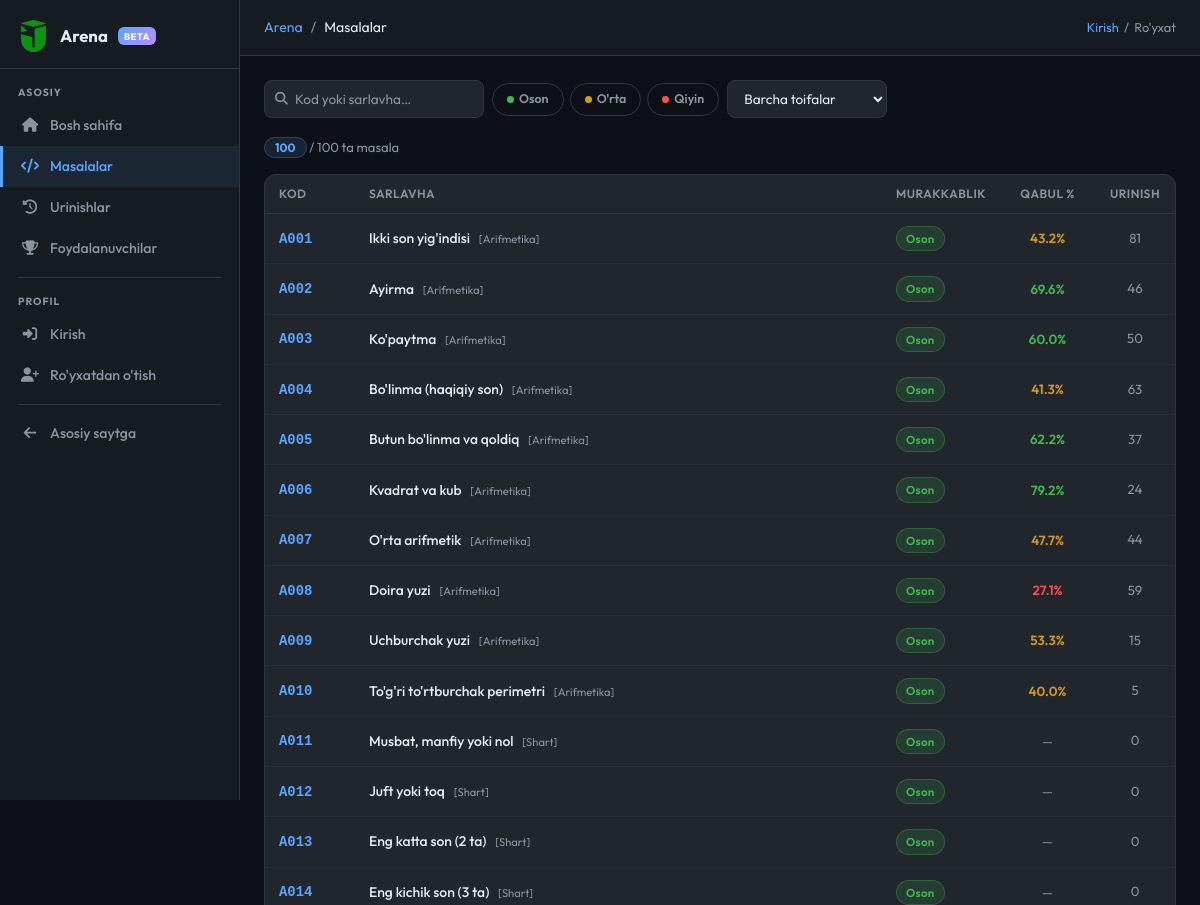
Before: /arena/problems (upper part) with the older database file.
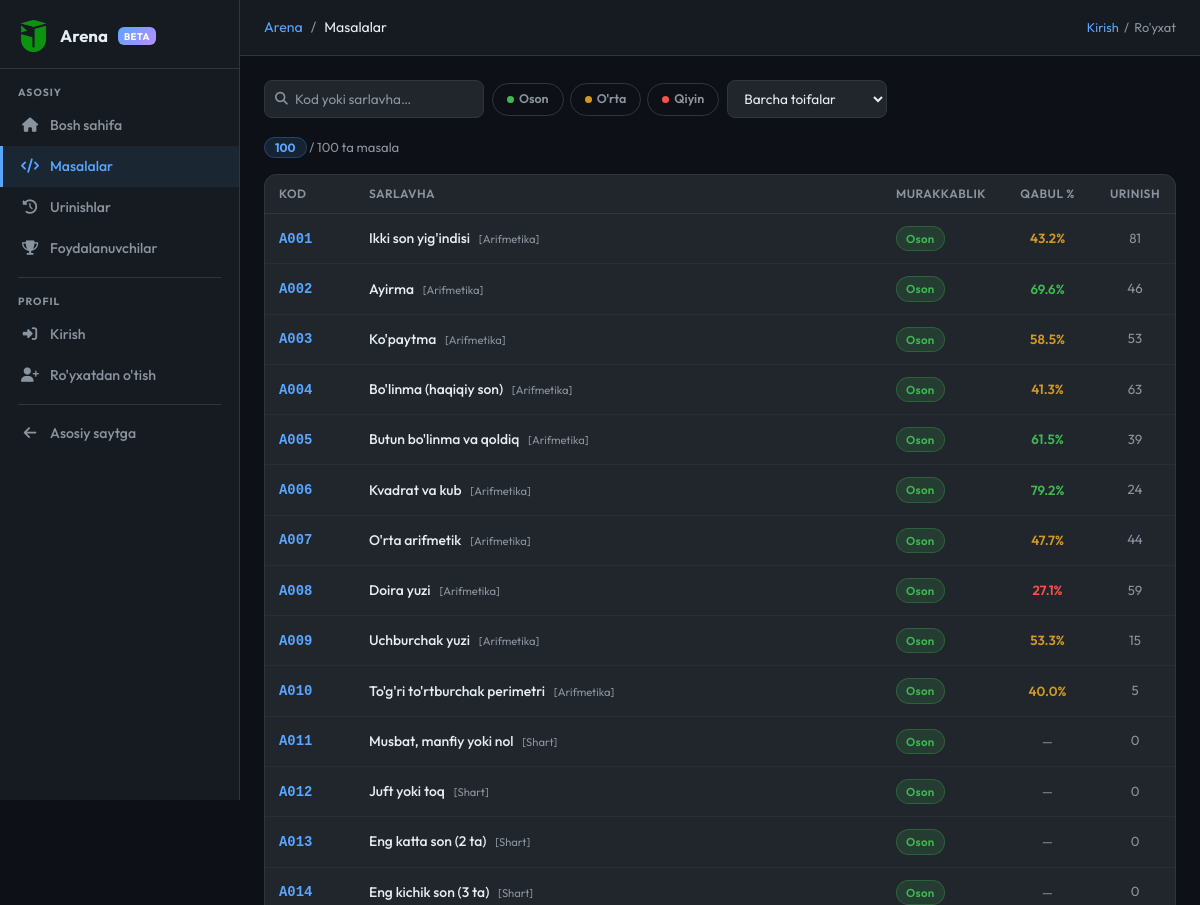
After: the same page with the newer database file.
### models.py (models this page shows)
class ArenaProblem(db.Model):
    __tablename__ = 'arena_problems'
    id = db.Column(db.Integer, primary_key=True)
    code = db.Column(db.String(10), unique=True, nullable=False)  # A001, M005
    title = db.Column(db.String(200), nullable=False)
    description = db.Column(db.Text, nullable=False)
    input_format = db.Column(db.Text, default='')
    output_format = db.Column(db.Text, default='')
    constraints = db.Column(db.Text, default='')
    examples = db.Column(db.Text, default='[]')  # JSON: [{input, output, explanation}]
    hidden_tests = db.Column(db.Text, default='[]')  # JSON: [{input, output}] — foydalanuvchiga ko'rsatilmaydi
    difficulty = db.Column(db.String(10), default='easy')   # easy / medium / hard
    category = db.Column(db.String(50), default='general')
    correct_answer = db.Column(db.Text, default='')          # for auto-grading
    time_limit = db.Column(db.Float, default=1.0)            # seconds (display)
    memory_limit = db.Column(db.Integer, default=256)        # MB (display)
    is_active = db.Column(db.Boolean, default=True)
    created_at = db.Column(db.DateTime, default=tashkent_now)
    accepted_count = db.Column(db.Integer, default=0)
    submission_count = db.Column(db.Integer, default=0)
    submissions = db.relationship('ArenaSubmission', backref='problem', lazy='dynamic')
    __table_args__ = (
        db.Index('ix_arena_problem_difficulty', 'difficulty'),
        db.Index('ix_arena_problem_category', 'category'),
        db.Index('ix_arena_problem_active', 'is_active'),
    )

### routes/arena.py (the view)
@arena_bp.route('/problems')
def problems():
    diff     = request.args.get('diff', '')
    cat      = request.args.get('cat', '')
    status_f = request.args.get('status', '')   # solved / unsolved / ''
    search   = request.args.get('q', '').strip()
    q = ArenaProblem.query.filter_by(is_active=True)
    if diff in ('easy', 'medium', 'hard'):
        q = q.filter_by(difficulty=diff)
    if cat:
        q = q.filter_by(category=cat)
    if search:
        q = q.filter(ArenaProblem.title.ilike(f'%{search}%') |
                     ArenaProblem.code.ilike(f'%{search}%'))
    q = q.order_by(ArenaProblem.code)
    all_problems = q.all()
    uid = session.get('arena_user_id')
    solved_ids   = _accepted_set(uid) if uid else set()
    attempted_ids = (_attempted_set(uid) - solved_ids) if uid else set()
    if status_f == 'solved':
        all_problems = [p for p in all_problems if p.id in solved_ids]
    elif status_f == 'unsolved':
        all_problems = [p for p in all_problems if p.id not in solved_ids]
    cats = (db.session.query(ArenaProblem.category)
            .filter_by(is_active=True)
            .distinct()
            .order_by(ArenaProblem.category).all())
    categories = [c[0] for c in cats if c[0]]
    return render_template('arena/problems.html',
                           problems=all_problems,
                           solved_ids=solved_ids,
                           attempted_ids=attempted_ids,
                           categories=categories,
                           current_diff=diff,
                           current_cat=cat,
                           current_status=status_f,
                           search=search)

### routes/arena.py (called while the page is built)
def _current_user():
    uid = session.get('arena_user_id')
    if not uid:
        return None
    return ArenaUser.query.get(uid)

@arena_bp.context_processor
def _inject():
    u = _current_user()
    if u:
        u.last_seen = tashkent_now()
        try:
            db.session.commit()
        except Exception:
            db.session.rollback()
    return dict(arena_user=u)

### templates/arena/problems.html (shortened to what this page needs)
{% extends "arena/base.html" %}
{% block breadcrumb %}<li class="breadcrumb-item active">Masalalar</li>{% endblock %}
{% block content %}
<div class="filter-bar">
  <div class="search-wrap">
    <input class="ar-filter-input" id="fSearch" type="text"
           placeholder="Kod yoki sarlavha…" style="width:220px;"
           value="{{ search }}" autocomplete="off">
  </div>
  <div class="diff-pills">
    <button class="diff-pill" data-diff="easy"
            data-active="{{ '1' if current_diff=='easy' else '0' }}">
      <span style="width:7px;height:7px;border-radius:50%;background:var(--ar-green);display:inline-block;"></span>
      Oson
    </button>
    <button class="diff-pill" data-diff="medium"
            data-active="{{ '1' if current_diff=='medium' else '0' }}">
      <span style="width:7px;height:7px;border-radius:50%;background:var(--ar-yellow);display:inline-block;"></span>
      O'rta
    </button>
    <button class="diff-pill" data-diff="hard"
            data-active="{{ '1' if current_diff=='hard' else '0' }}">
      <span style="width:7px;height:7px;border-radius:50%;background:var(--ar-red);display:inline-block;"></span>
      Qiyin
    </button>
  </div>
  {% if categories %}
  <select class="ar-filter-input" id="fCat" style="width:160px;">
    <option value="">Barcha toifalar</option>
  </select>
  {% endif %}
</div>
<div class="d-flex align-items-center gap-3 mb-3" style="font-size:.82rem; color:var(--ar-muted);">
  <span>
    <span id="visibleCount" class="count-badge">{{ problems|length }}</span>
    / {{ problems|length }} ta masala
  </span>
</div>
<div class="ar-card">
  <table class="ar-table" id="problemTable">
    <thead><tr>
      <th style="width:90px">Kod</th>
      <th>Sarlavha</th>
      <th style="width:115px">Murakkablik</th>
      <th style="width:95px; text-align:center">Qabul %</th>
      <th style="width:80px; text-align:center">Urinish</th>
    </tr></thead>
    <tbody id="problemBody">
    {% for p in problems %}
    <tr data-diff="{{ p.difficulty }}"
        data-cat="{{ p.category|lower }}"
        data-code="{{ p.code|lower }}"
        data-title="{{ p.title|lower }}"
        data-solved="{% if p.id in solved_ids %}solved{% elif p.id in attempted_ids %}attempted{% else %}none{% endif %}">
      <td>
        <a href="{{ url_for('arena.problem_detail', pid=p.id) }}"
           class="code-link"
           style="font-family:'Courier New',monospace; font-weight:700;
                  color:{% if p.id in solved_ids %}var(--ar-green){% elif p.id in attempted_ids %}var(--ar-red){% else %}var(--ar-primary){% endif %};
                  text-decoration:none;">
          {{ p.code }}
        </a>
      </td>
      <td>
        <a href="{{ url_for('arena.problem_detail', pid=p.id) }}"
           class="title-link"
           style="color:var(--ar-text); text-decoration:none; font-weight:500;">
          {{ p.title }}
        </a>
        {% if p.category %}
        <span class="cat-tag" style="font-size:.7rem; color:var(--ar-muted); margin-left:6px;">[{{ p.category }}]</span>
        {% endif %}
      </td>
      <td>
        <span class="ar-badge badge-{{ p.difficulty }}">
          {% if p.difficulty == 'easy' %}Oson{% elif p.difficulty == 'medium' %}O'rta{% else %}Qiyin{% endif %}
        </span>
      </td>
      <td style="text-align:center;">
        {% if p.submission_count %}
          {% set pct = (p.accepted_count / p.submission_count * 100)|round(1) %}
          <span style="color:{% if pct >= 60 %}var(--ar-green){% elif pct >= 30 %}var(--ar-yellow){% else %}var(--ar-red){% endif %}; font-weight:600; font-size:.83rem;">{{ pct }}%</span>
        {% else %}
          <span style="color:var(--ar-muted); font-size:.8rem;">—</span>
        {% endif %}
      </td>
      <td style="text-align:center; color:var(--ar-muted); font-size:.83rem;">{{ p.submission_count }}</td>
    </tr>
    {% endfor %}
    </tbody>
  </table>
</div>
{% endblock %}

Changed rows visible on the page:
changed ArenaProblem "Ko'paytma": pct "60.0" → "58.5"; submission_count "50" → "53"
changed ArenaProblem "Butun bo'linma va qoldiq": pct "62.2" → "61.5"; submission_count "37" → "39"
